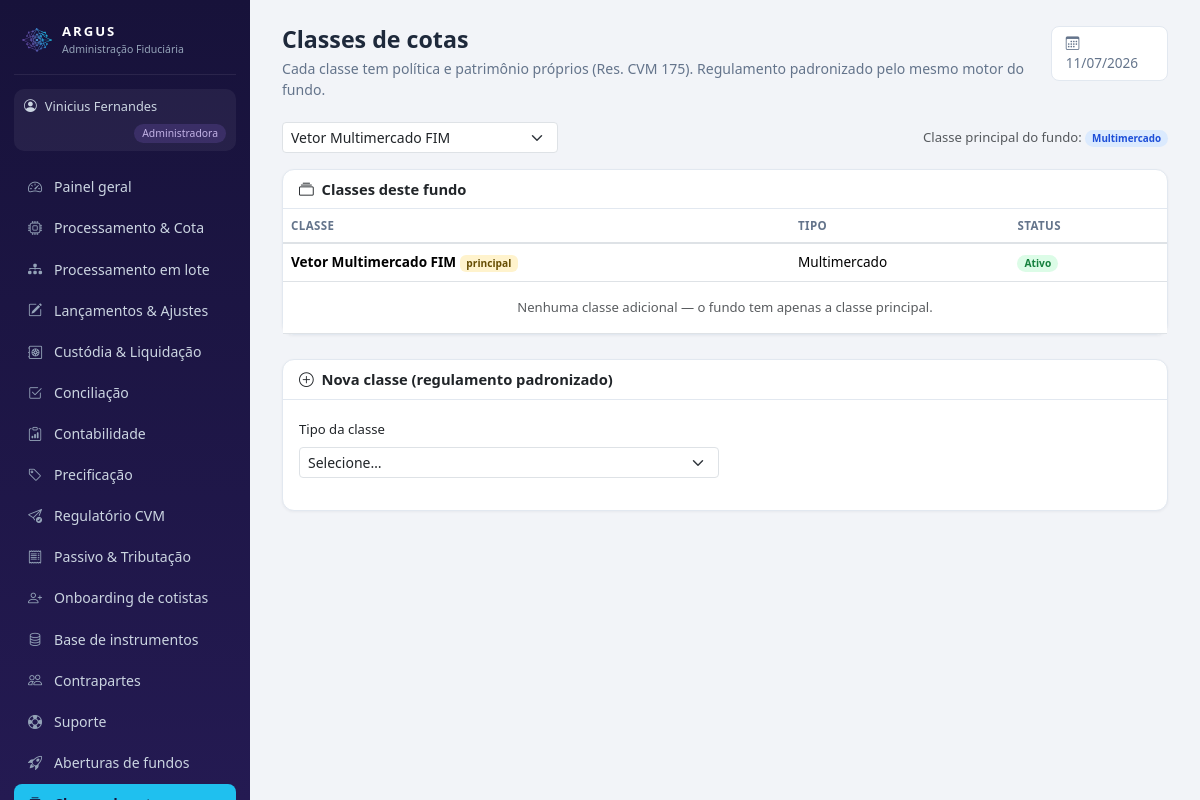
Screenshot of /admin/classes.php (signed in) with the database file from the repository.
### tables this page shows
CREATE TABLE usuarios (
  id INT AUTO_INCREMENT PRIMARY KEY,
  nome VARCHAR(100) NOT NULL,
  email VARCHAR(120) NOT NULL UNIQUE,
  senha VARCHAR(255) NOT NULL,         
  perfil ENUM('admin','gestor','custodia') NOT NULL,   
  fundo_id INT NULL,
  gestora VARCHAR(150) NULL,
  telefone VARCHAR(30) NULL,
  kyc_status VARCHAR(20) DEFAULT 'Pendente',
  criado_em DATETIME DEFAULT CURRENT_TIMESTAMP
);

CREATE TABLE fundos (
  id INT AUTO_INCREMENT PRIMARY KEY,
  nome VARCHAR(150) NOT NULL,
  cnpj VARCHAR(20),
  classe VARCHAR(50),                  
  publico_alvo VARCHAR(60),            
  condominio VARCHAR(20) DEFAULT 'Aberto',
  status VARCHAR(30) DEFAULT 'Ativo',  
  gestora VARCHAR(120),
  benchmark VARCHAR(30) DEFAULT 'CDI',
  tributacao VARCHAR(20) DEFAULT 'Longo Prazo',    
  provisao_despesas DECIMAL(18,2) DEFAULT 0,       
  tipo_fundo VARCHAR(10) DEFAULT 'FIF',            
  master_id INT DEFAULT NULL,                      
  taxa_adm DECIMAL(8,6) DEFAULT 0.0008,       
  taxa_gestao DECIMAL(8,6) DEFAULT 0.007,
  taxa_performance DECIMAL(8,6) DEFAULT 0,    
  caixa_atual DECIMAL(18,2) DEFAULT 0,
  pl_atual DECIMAL(18,2) DEFAULT 0,
  cota_atual DECIMAL(18,8) DEFAULT 1,
  data_abertura DATE,
  transparencia VARCHAR(12) DEFAULT 'delay_1m'   
);

### includes/auth.php (called while the page is built, shortened)
<?php
function usuario() {
    return $_SESSION['usuario'] ?? null;
}
function exigir_perfil(string ...$perfis): array {
    global $pdo;
    $u = usuario();
    if ($u && isset($pdo)) {
        $st = $pdo->prepare('SELECT * FROM usuarios WHERE id = ? AND perfil = ?');
        $st->execute([$u['id'], $u['perfil']]);
        $atual = $st->fetch();
        if (!$atual) { logout_usuario(); $u = null; }
        else { $_SESSION['usuario'] = $u = $atual; }
    }
    return $u;
}
function base_url(): string {
    return defined('BASE_URL') ? BASE_URL : '../';
}

### admin/classes.php (the view, shortened to what this page needs)
<?php
require_once __DIR__ . '/../config/db.php';
require_once __DIR__ . '/../includes/auth.php';
require_once __DIR__ . '/../includes/layout.php';
$u = exigir_perfil('admin');
$fundos = $pdo->query("SELECT * FROM fundos WHERE status IN ('Ativo','Em abertura') ORDER BY pl_atual DESC")->fetchAll();
$fid = (int)($_SESSION['admin_fundo_id'] ?? ($fundos[0]['id'] ?? 0));
$fundo = null; foreach ($fundos as $f) if ((int)$f['id'] === $fid) $fundo = $f;
$classes = $pdo->prepare("SELECT * FROM classes WHERE fundo_id=? ORDER BY id DESC");
$classes->execute([$fid]); $classes = $classes->fetchAll();
page_start('Classes de cotas', 'Classes de cotas', $u,
    'Cada classe tem política e patrimônio próprios (Res. CVM 175). Regulamento padronizado pelo mesmo motor do fundo.');
?>
<div class="d-flex justify-content-between align-items-center flex-wrap gap-2 mb-3">
  <form method="get"><select name="fundo_id" class="form-select form-select-sm" onchange="this.form.submit()">
    <?php foreach ($fundos as $f): ?><option value="<?= (int)$f['id'] ?>" <?= (int)$f['id'] === $fid ? 'selected' : '' ?>><?= e_html($f['nome']) ?></option><?php endforeach; ?>
  </select></form>
  <?php if ($fundo): ?><div class="text-muted" style="font-size:.82rem">Classe principal do fundo: <?= badge($fundo['classe'] ?? '—', 'info') ?>
    <?php if (!empty($fundo['reg_html'])): ?> · <a href="regulamento_ver.php?origem=fundo&id=<?= $fid ?>" target="_blank">ver regulamento</a><?php endif; ?></div><?php endif; ?>
</div>
<div class="card mb-4">
  <div class="card-header"><i class="bi bi-collection me-1"></i> Classes deste fundo</div>
  <div class="card-body p-0">
    <table class="table table-hover align-middle mb-0" style="font-size:.85rem">
      <thead><tr><th>Classe</th><th>Tipo</th><th>Status</th><th></th></tr></thead>
      <tbody>
        <tr><td><b><?= e_html($fundo['nome'] ?? '—') ?></b> <span class="badge bg-warning-subtle text-warning-emphasis">principal</span></td>
          <td><?= e_html($fundo['classe'] ?? '—') ?></td><td><?= badge_status($fundo['status'] ?? '—') ?></td>
          <td class="text-end"></td></tr>
        <?php if (!$classes): ?><tr><td colspan="4" class="text-muted text-center py-3" style="font-size:.82rem">Nenhuma classe adicional — o fundo tem apenas a classe principal.</td></tr><?php endif; ?>
      </tbody>
    </table>
  </div>
</div>
<div class="card">
  <div class="card-header"><i class="bi bi-plus-circle me-1"></i> Nova classe (regulamento padronizado)</div>
  <div class="card-body">
    <form method="get" class="mb-3" style="max-width:420px">
      <label class="form-label" style="font-size:.82rem">Tipo da classe</label>
      <select name="tipo" class="form-select form-select-sm" onchange="this.form.submit()">
        <option value="">Selecione…</option>
      </select>
    </form>
  </div>
</div>
<?php page_end();

### includes/layout.php (shortened to what this page needs)
<?php
require_once __DIR__ . '/helpers.php';
function menu_itens(array $u): array {
    $b = base_url();
    if ($u['perfil'] === 'admin') {
        return [
            ['Painel geral',        $b.'admin/index.php',          'bi-speedometer2'],
            ['Processamento & Cota', $b.'admin/processamento.php', 'bi-cpu'],
            ['Processamento em lote', $b.'admin/batch.php',        'bi-diagram-3-fill'],
            ['Lançamentos & Ajustes', $b.'admin/lancamentos.php',  'bi-pencil-square'],
            ['Custódia & Liquidação', $b.'admin/custodia.php',     'bi-safe2'],
            ['Conciliação',         $b.'admin/conciliacao.php',    'bi-check2-square'],
            ['Contabilidade',       $b.'admin/contabilidade.php',  'bi-clipboard-data'],
            ['Precificação',        $b.'admin/precificacao.php',   'bi-tag'],
            ['Regulatório CVM',     $b.'admin/regulatorio.php',    'bi-send-check'],
            ['Passivo & Tributação', $b.'admin/passivo.php',       'bi-receipt'],
            ['Onboarding de cotistas', $b.'admin/onboarding_cotista.php', 'bi-person-plus'],
            ['Base de instrumentos', $b.'admin/ativos.php',        'bi-database'],
            ['Contrapartes',        $b.'admin/contrapartes.php',   'bi-people'],
            ['Suporte',             $b.'admin/tickets.php',        'bi-life-preserver'],
            ['Aberturas de fundos', $b.'admin/aberturas.php',      'bi-rocket-takeoff'],
            ['Classes de cotas',    $b.'admin/classes.php',        'bi-collection'],
            ['Classes & Subclasses', $b.'admin/subclasses.php',    'bi-diagram-3'],
            ['FIP / Private Equity', $b.'admin/fip.php',           'bi-building-gear'],
            ['Carteiras',           $b.'admin/carteiras.php',      'bi-collection'],
            ['Pendências',          $b.'admin/pendencias.php',     'bi-list-task'],
            ['IA · Fraude',         $b.'admin/fraude.php',         'bi-shield-exclamation'],
            ['Repasses',            $b.'admin/repasses.php',       'bi-cash-stack'],
            ['Fundos & Clientes',   $b.'admin/fundos.php',         'bi-folder-plus'],
        ];
    }
    global $pdo;
    $itens = [
        ['Visão geral',       $b.'gestor/index.php',        'bi-speedometer2'],
        ['Aprovação de cota', $b.'gestor/cotas.php',        'bi-clipboard-check'],
        ['Boletar operação',  $b.'gestor/boletas.php',      'bi-receipt-cutoff'],
        ['Catálogo de ativos', $b.'gestor/ativos.php',      'bi-database'],
        ['Carteira',          $b.'gestor/carteira.php',     'bi-pie-chart'],
        ['Caixa & Fluxo',     $b.'gestor/caixa.php',        'bi-wallet2'],
        ['Cotistas',          $b.'gestor/cotistas.php',     'bi-people'],
        ['Acessos & transparência', $b.'gestor/acessos.php', 'bi-key'],
        ['Performance',       $b.'gestor/performance.php',  'bi-graph-up-arrow'],
        ['Relatórios',        $b.'gestor/relatorios.php',   'bi-file-earmark-text'],
        ['Enquadramento',     $b.'gestor/enquadramento.php','bi-check-circle'],
        ['Assembleias',       $b.'gestor/assembleias.php',  'bi-megaphone'],
        ['Comunicados',       $b.'gestor/comunicados.php',  'bi-chat-left-text'],
        ['Chamados de cotistas', $b.'gestor/chamados_cotistas.php', 'bi-chat-dots'],
        ['Equipe do fundo',   $b.'gestor/equipe.php',       'bi-people-fill'],
        ['Criar fundo',       $b.'gestor/novo_fundo.php',   'bi-plus-square'],
        ['Suporte',           $b.'gestor/tickets.php',      'bi-life-preserver'],
    ];
    $livres = ['Equipe do fundo', 'Criar fundo', 'Suporte'];
    $fundo = fundo_do_usuario($pdo, $u);
    $fid = (int)$fundo['id'];
    $principal = eh_principal($pdo, $u, $fid);
    $mapa = permissao_de_menu();
    return array_values(array_filter($itens, function ($it) use ($mapa, $principal, $pdo, $u, $fid, $livres) {
        if (in_array($it[0], $livres, true)) return true;
        $req = $mapa[$it[0]] ?? null;
        if ($req === null) return true;
        if ($req === '__principal__') return $principal;
        return $principal || pode($pdo, $u, $fid, $req);
    }));
}
function page_start(string $titulo, string $ativo, array $u, string $subtitulo = ''): void {
    $b = base_url();
    $perfilRotulo = ['admin' => 'Administradora', 'gestor' => 'Gestor', 'custodia' => 'Custodiante'][$u['perfil']] ?? $u['perfil'];
    $perfilCor    = ['admin' => 'gold', 'gestor' => 'teal'][$u['perfil']] ?? 'blue';
    ?><!DOCTYPE html>
<html lang="pt-BR">
<head>
<link href="https://cdn.jsdelivr.net/npm/bootstrap@5.3.3/dist/css/bootstrap.min.css" rel="stylesheet">
<link href="https://cdn.jsdelivr.net/npm/bootstrap-icons@1.11.3/font/bootstrap-icons.min.css" rel="stylesheet">
<link href="https://cdn.jsdelivr.net/npm/flatpickr@4.6.13/dist/flatpickr.min.css" rel="stylesheet">
<link href="<?= $b ?>assets/css/style.css" rel="stylesheet">
</head>
<body>
<div class="app-wrap">
  <aside class="sidebar">
    <div class="brand">
      <img src="<?= $b ?>assets/favicon.png" class="brand-mark" alt="Argus">
      <div>
        <div class="brand-name">ARGUS</div>
        <div class="brand-sub">Administração Fiduciária</div>
      </div>
    </div>
    <div class="perfil-chip chip-<?= $perfilCor ?>">
      <i class="bi bi-person-circle"></i> <?= e_html($u['nome']) ?>
      <span><?= $perfilRotulo ?></span>
    </div>
    <nav class="menu">
      <?php foreach (menu_itens($u) as [$rotulo, $href, $icone]): ?>
        <a href="<?= $href ?>" class="<?= $rotulo === $ativo ? 'ativo' : '' ?>">
          <i class="bi <?= $icone ?>"></i> <?= e_html($rotulo) ?>
        </a>
      <?php endforeach; ?>
    </nav>
  </aside>
  <main class="conteudo">
    <div class="titulo-pagina">
      <div>
        <h1><?= e_html($titulo) ?></h1>
        <?php if ($subtitulo): ?><p class="subtitulo"><?= $subtitulo ?></p><?php endif; ?>
      </div>
      <div class="data-ref"><i class="bi bi-calendar3"></i> <?= date('d/m/Y') ?></div>
    </div>
<?php
}
function page_end(): void {
    ?>
  </main>
</div>
</body>
</html><?php
}

### includes/helpers.php (shortened to what this page needs)
<?php
function e_html($s): string { return htmlspecialchars((string)$s, ENT_QUOTES, 'UTF-8'); }
function badge(string $texto, string $cor): string {
    return '<span class="badge badge-soft-' . $cor . '">' . e_html($texto) . '</span>';
}
function badge_status(string $s): string {
    $map = [
        'OK' => 'success', 'Ativo' => 'success', 'Ativa' => 'success', 'Conciliado' => 'success', 'Concluída' => 'success',
        'Pago' => 'success', 'Aprovado' => 'success', 'Respondido' => 'success', 'Reenquadrado' => 'success',
        'Resolvido' => 'success', 'Encerrado' => 'secondary', 'Encerrada' => 'secondary', 'Falso positivo' => 'secondary',
        'Pendente' => 'warning', 'Em andamento' => 'warning', 'Em abertura' => 'warning',
        'Em análise' => 'warning', 'Em revisão' => 'warning', 'Apurado' => 'warning', 'Rodando' => 'info',
        'Instruído' => 'info', 'Aberto' => 'info', 'Em aberto' => 'warning',
        'Erro' => 'danger', 'Divergente' => 'danger', 'Escalado' => 'danger',
        'Alta' => 'danger', 'Média' => 'warning', 'Baixa' => 'secondary',
        'Timing' => 'info', 'Suspeita' => 'danger',
    ];
    return badge($s, $map[$s] ?? 'secondary');
}

### assets/css/style.css (style rules this page uses)
:root { --navy: #17123a; --navy-2: #241a52; --gold: #1fc0ef; --teal: #14b8a6; --blue: #3b82f6; --bg: #f2f4f8; --card: #ffffff; --texto: #1e293b; --muted: #64748b; --borda: #e2e8f0; }
* { box-sizing: border-box; }
body { margin: 0; background: var(--bg); color: var(--texto); font-family: "Segoe UI", system-ui, -apple-system, sans-serif; }
.app-wrap { display: flex; min-height: 100vh; }
.sidebar { width: 250px; flex-shrink: 0; background: linear-gradient(180deg, var(--navy) 0%, var(--navy-2) 100%); color: #cbd5e1; display: flex; flex-direction: column; padding: 18px 14px; position: sticky; top: 0; height: 100vh; overflow-y: auto; }
.brand { display: flex; gap: 10px; align-items: center; padding: 4px 8px 16px; border-bottom: 1px solid rgba(255,255,255,.08); }
.brand-mark { width: 30px; height: 30px; object-fit: contain; flex-shrink: 0; }
.brand-name { font-weight: 700; letter-spacing: 2px; font-size: .82rem; color: #fff; }
.brand-sub { font-size: .66rem; color: #94a3b8; }
.perfil-chip { margin: 14px 0 10px; padding: 8px 10px; border-radius: 10px; font-size: .8rem; background: rgba(255,255,255,.06); display: flex; align-items: center; gap: 8px; flex-wrap: wrap; }
.perfil-chip span { margin-left: auto; font-size: .65rem; padding: 2px 8px; border-radius: 20px; }
.chip-gold span { background: rgba(106,80,172,.30); color: #c3b3e6; }
.menu { display: flex; flex-direction: column; gap: 2px; margin-top: 6px; flex: 1; }
.menu a { color: #cbd5e1; text-decoration: none; padding: 9px 12px; border-radius: 8px; font-size: .88rem; display: flex; align-items: center; gap: 10px; transition: background .15s; }
.menu a.ativo { background: var(--gold); color: var(--navy); font-weight: 600; }
.menu a.ativo i { color: var(--navy); }
.menu i { color: #94a3b8; width: 18px; text-align: center; }
.conteudo { flex: 1; padding: 26px 32px; max-width: 1500px; }
.titulo-pagina { display: flex; justify-content: space-between; align-items: flex-start; margin-bottom: 22px; }
.titulo-pagina h1 { font-size: 1.45rem; font-weight: 700; margin: 0; }
.subtitulo { color: var(--muted); font-size: .88rem; margin: 4px 0 0; }
.data-ref { color: var(--muted); font-size: .85rem; background: var(--card); border: 1px solid var(--borda); padding: 6px 14px; border-radius: 8px; }
.card { border: 1px solid var(--borda); border-radius: 12px; box-shadow: 0 1px 3px rgba(15,23,42,.05); }
.card-header { background: transparent; border-bottom: 1px solid var(--borda); font-weight: 600; font-size: .92rem; }
.badge[class*="badge-soft-"] { font-weight: 600; padding: .38em .7em; border-radius: 20px; }
.badge-soft-success { background: #dcfce7; color: #15803d; }
.badge-soft-info { background: #dbeafe; color: #1d4ed8; }
.table { font-size: .87rem; }
.table thead th { font-size: .72rem; text-transform: uppercase; letter-spacing: .4px; color: var(--muted); border-bottom-width: 2px; }
.table td { vertical-align: middle; }

### rows the page displays
usuarios: nome "Vinicius Fernandes", perfil "Administradora"
fundos: classe "Multimercado Ativo", nome "Vetor Multimercado FIM", classe "Multimercado"

### other values shown
e_html($rotulo) "Painel geral"
e_html($rotulo) "Processamento & Cota"
e_html($rotulo) "Processamento em lote"
e_html($rotulo) "Lançamentos & Ajustes"
e_html($rotulo) "Custódia & Liquidação"
e_html($rotulo) "Conciliação"
e_html($rotulo) "Contabilidade"
e_html($rotulo) "Precificação"
e_html($rotulo) "Regulatório CVM"
e_html($rotulo) "Passivo & Tributação"
e_html($rotulo) "Onboarding de cotistas"
e_html($rotulo) "Base de instrumentos"
e_html($rotulo) "Contrapartes"
e_html($rotulo) "Suporte"
e_html($rotulo) "Aberturas de fundos"
